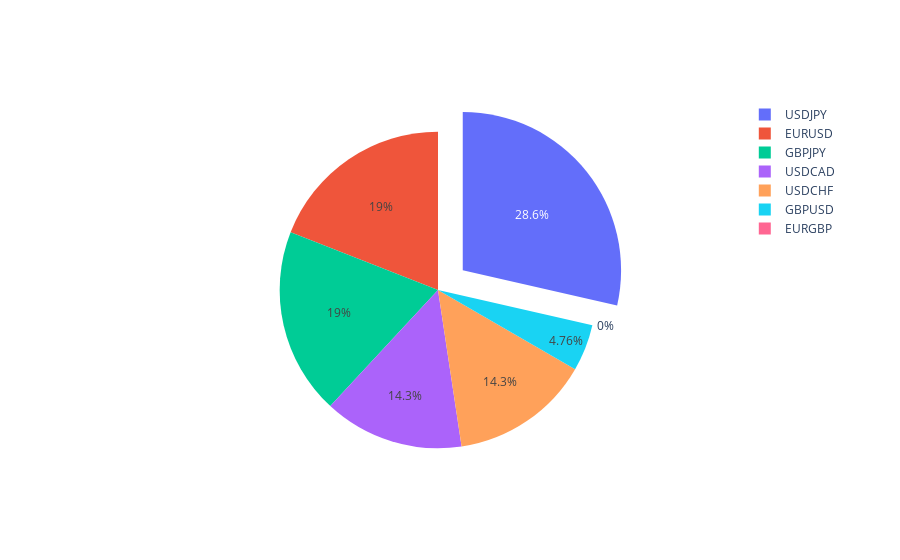
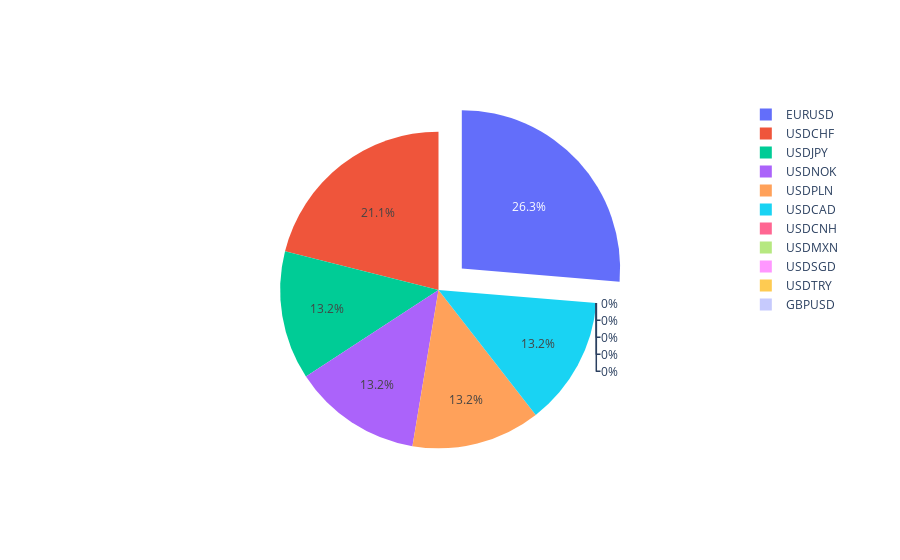
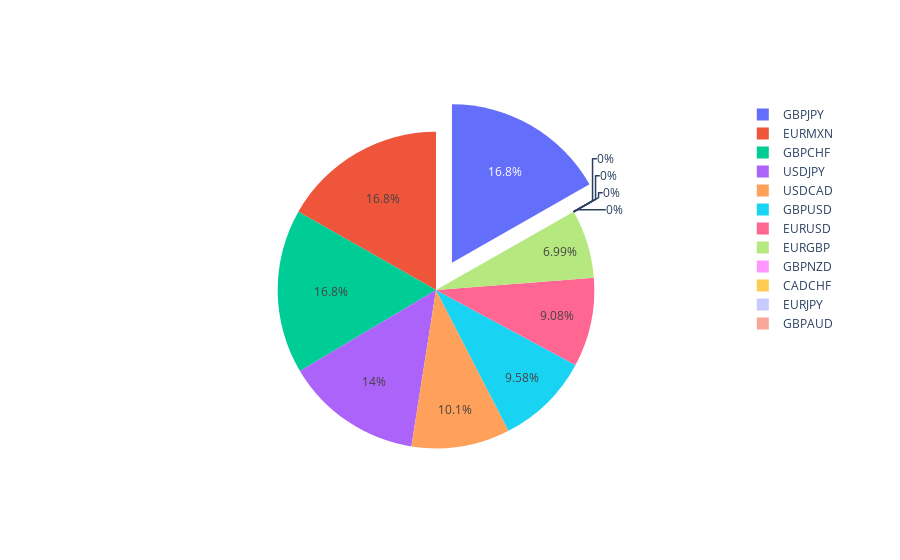
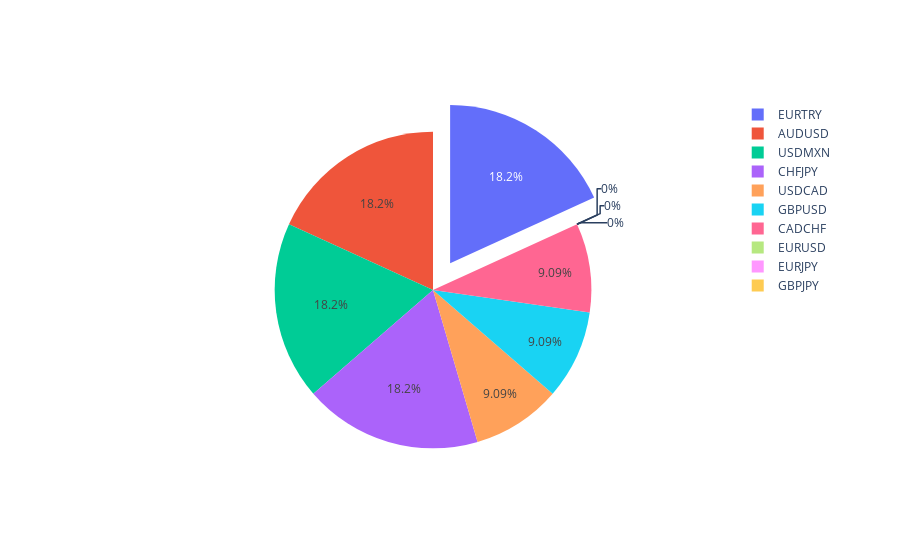

Notebook source saved alongside these figures, in order:
### Markdown cell above
<hr style="border:0.02in solid gray"> </hr>

### Code cell
import pandas as pd
import numpy as np
import pandas_datareader.data as web
import statistics as st
pd.options.mode.chained_assignment = None  # default='warn'
import yfinance as yf
from datetime import datetime, date, timedelta
import MetaTrader5 as mt5
import pytz
import plotly.graph_objects as go
from data import mtf, mtm, mtp, mta, end_f, end_m, end_p, end_a, rates_f, rates_m, rates_p, rates_a, data_pips0, data_pips
from functions import f_estadisticas_ba, f_evolucion_capital, f_pip_size
from main import grafica_1, grafica_2

### Figure 1 — Plotly figure (JSON) as saved in the notebook; plotly's stock layout.template omitted (floating-point values rounded to 4 significant figures)
{"data": [{"labels": ["USDCAD", "EURUSD", "EURGBP", "GBPUSD", "USDJPY", "GBPJPY", "USDCHF"], "pull": [0, 0, 0, 0, 0.2, 0, 0], "type": "pie", "values": [50, 66.67, 0, 16.67, 100, 66.67, 50]}], "layout": {}}

### Figure 2 — Plotly figure (JSON) as saved in the notebook; plotly's stock layout.template omitted (floating-point values rounded to 4 significant figures)
{"data": [{"labels": ["USDJPY", "USDCHF", "USDCNH", "USDMXN", "USDNOK", "USDSGD", "USDPLN", "USDCAD", "USDTRY", "EURUSD", "GBPUSD"], "pull": [0, 0, 0, 0, 0, 0, 0, 0, 0, 0.2, 0], "type": "pie", "values": [50, 80, 0, 0, 50, 0, 50, 50, 0, 100, 0]}], "layout": {}}

### Figure 3 — Plotly figure (JSON) as saved in the notebook; plotly's stock layout.template omitted (floating-point values rounded to 4 significant figures)
{"data": [{"labels": ["EURUSD", "USDJPY", "GBPUSD", "USDCAD", "EURGBP", "GBPNZD", "GBPJPY", "CADCHF", "EURJPY", "EURMXN", "GBPCHF", "GBPAUD"], "pull": [0, 0, 0, 0, 0, 0, 0.2, 0, 0, 0, 0, 0], "type": "pie", "values": [54.17, 83.33, 57.14, 60, 41.67, 0, 100, 0, 0, 100, 100, 0]}], "layout": {}}

### Figure 4 — Plotly figure (JSON) as saved in the notebook; plotly's stock layout.template omitted (floating-point values rounded to 4 significant figures)
{"data": [{"labels": ["EURUSD", "USDCAD", "GBPUSD", "EURTRY", "CADCHF", "EURJPY", "AUDUSD", "USDMXN", "GBPJPY", "CHFJPY"], "pull": [0, 0, 0, 0.2, 0, 0, 0, 0, 0, 0], "type": "pie", "values": [0, 50, 50, 100, 50, 0, 100, 100, 0, 100]}], "layout": {}}
